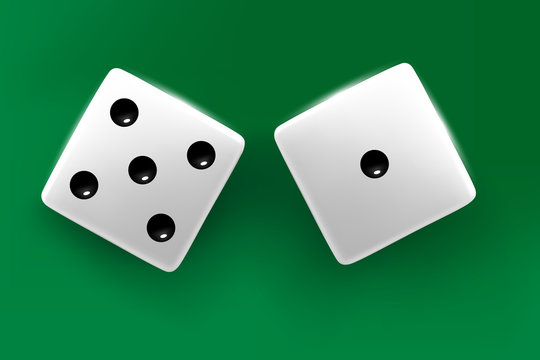
#> input picture lesson7/3.jpg, 540 x 360 px, found by its file name
$ python tamrin3.py
#> lines starting #> are read from the running program, lines starting #| are printed output that depends on the picture
import cv2
import numpy as np
import cv2
import array
img = cv2.imread('3.jpg')
#> img is the input picture: shape (360, 540, 3); mean B, G, R 89.9, 135.2, 52.7
imge = cv2.resize(img, (700, 600))
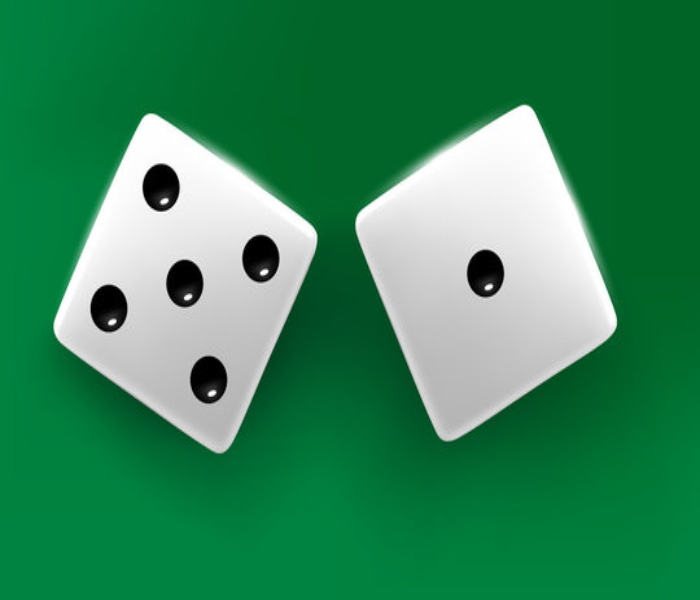
#> imge: shape (600, 700, 3); mean B, G, R 89.9, 135.2, 52.6
h, w = imge.shape[:2]
#> h = 600; w = 700
center = w/2, h/2
#> center = (350, 300)
img2 = cv2.getRotationMatrix2D(center, 180, 1)
imgr = cv2.warpAffine(imge, img2, (w, h))
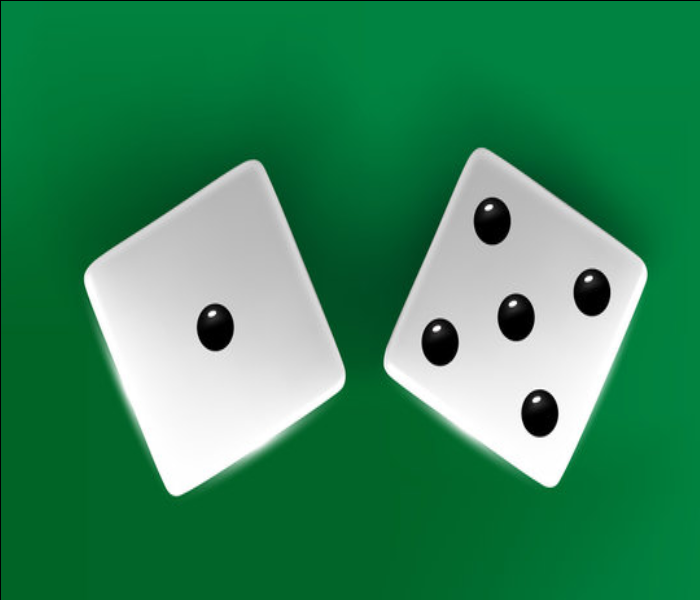
#> imgr: shape (600, 700, 3); mean B, G, R 89.7, 134.8, 52.6
cv2.imshow('result', imgr)
cv2.waitKey()

$ run again, with lesson7/0.jpg copied over lesson7/3.jpg
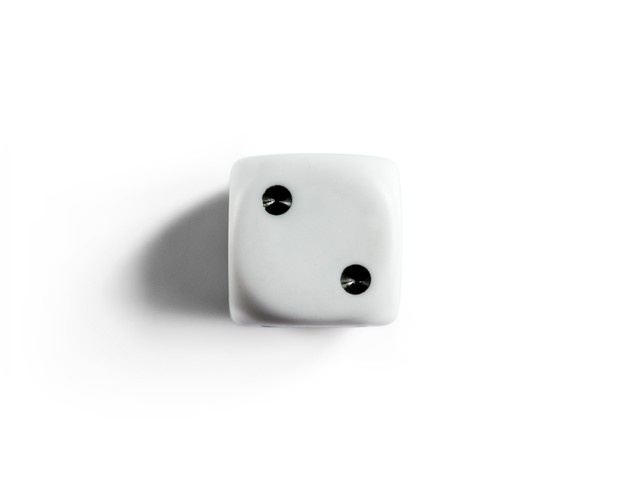
#> input picture lesson7/0.jpg, 626 x 478 px, found by its file name
#> img is the input picture: shape (478, 626, 3); mean B, G, R 243.9, 244, 243.8
#> `imge = cv2.resize(img, (700, 600))`:
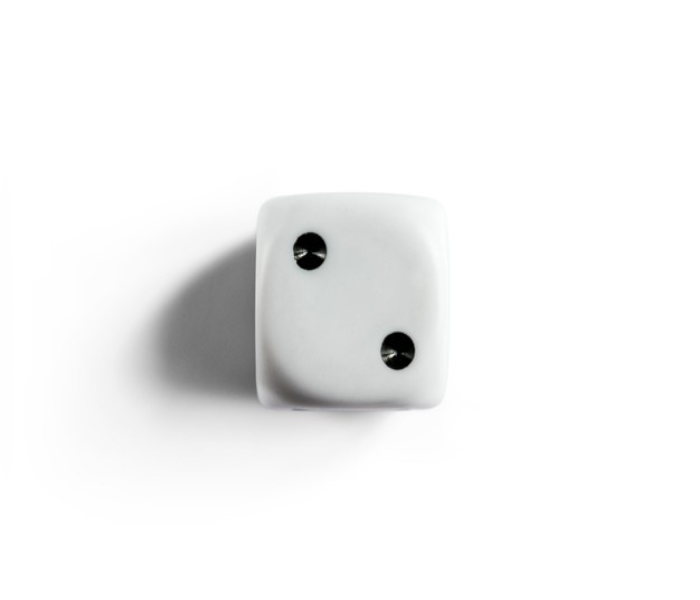
#> imge: shape (600, 700, 3); mean B, G, R 243.9, 244, 243.8
#> `imgr = cv2.warpAffine(imge, img2, (w, h))`:
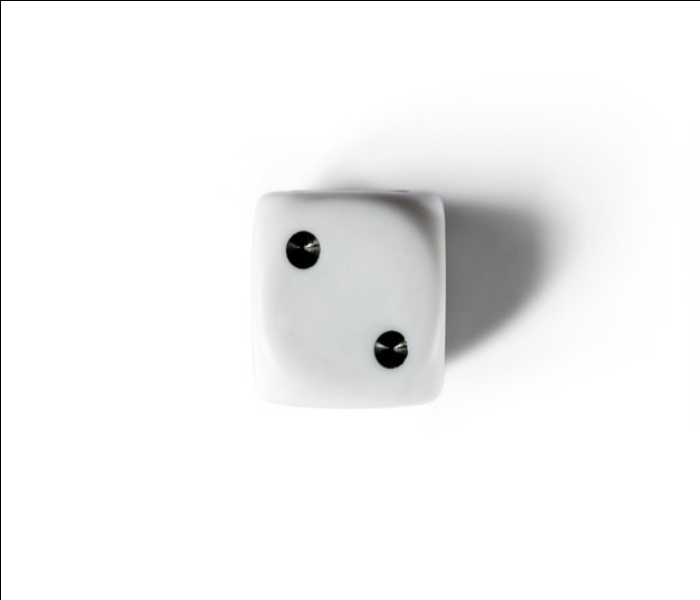
#> imgr: shape (600, 700, 3); mean B, G, R 243.1, 243.2, 243

$ run again, with lesson7/1.jpg copied over lesson7/3.jpg
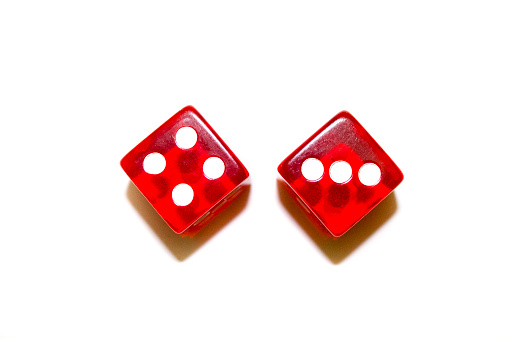
#> input picture lesson7/1.jpg, 509 x 339 px, found by its file name
#> img is the input picture: shape (339, 509, 3); mean B, G, R 225.7, 226.9, 247.3
#> `imge = cv2.resize(img, (700, 600))`:
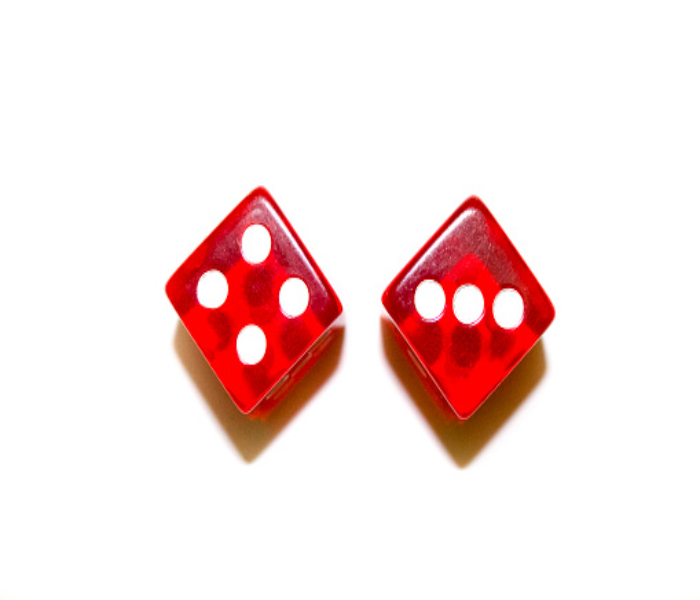
#> imge: shape (600, 700, 3); mean B, G, R 225.7, 226.9, 247.2
#> `imgr = cv2.warpAffine(imge, img2, (w, h))`:
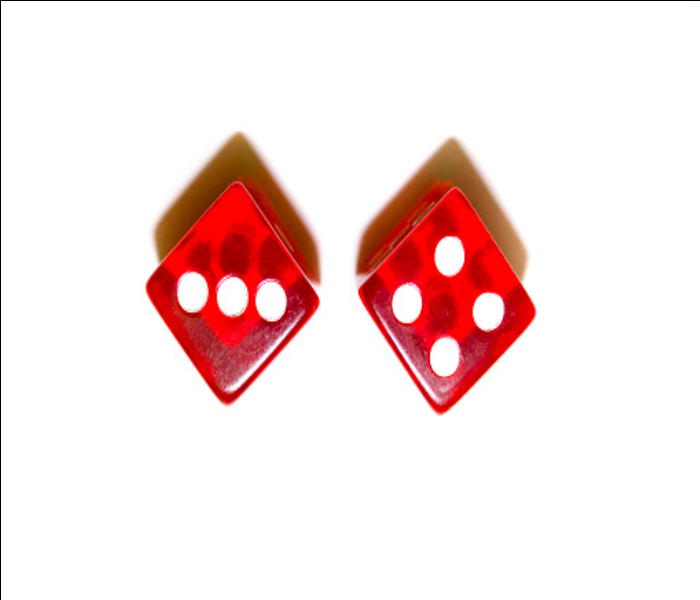
#> imgr: shape (600, 700, 3); mean B, G, R 224.9, 226.1, 246.5

$ run again, with lesson7/2.jpg copied over lesson7/3.jpg
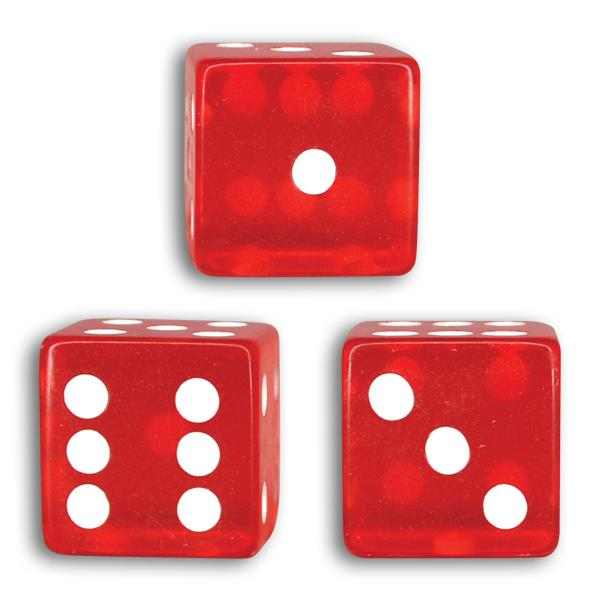
#> input picture lesson7/2.jpg, 600 x 600 px, found by its file name
#> img is the input picture: shape (600, 600, 3); mean B, G, R 167.5, 166.7, 230.6
#> `imge = cv2.resize(img, (700, 600))`:
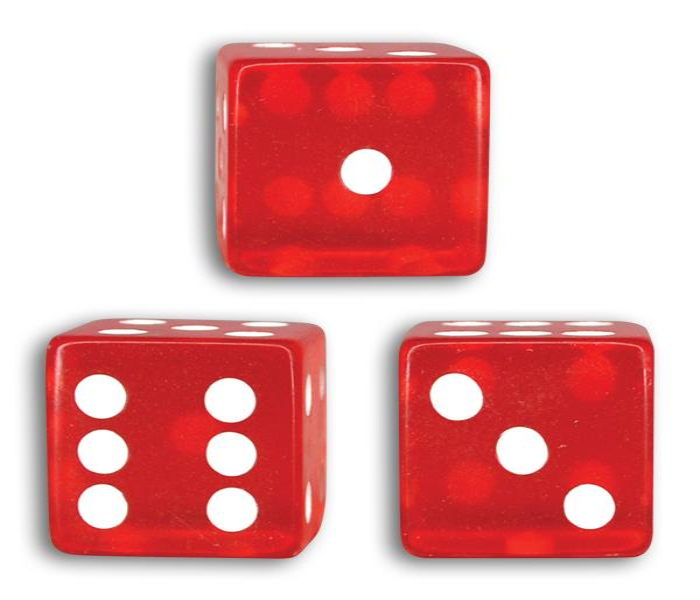
#> imge: shape (600, 700, 3); mean B, G, R 167.5, 166.8, 230.6
#> `imgr = cv2.warpAffine(imge, img2, (w, h))`:
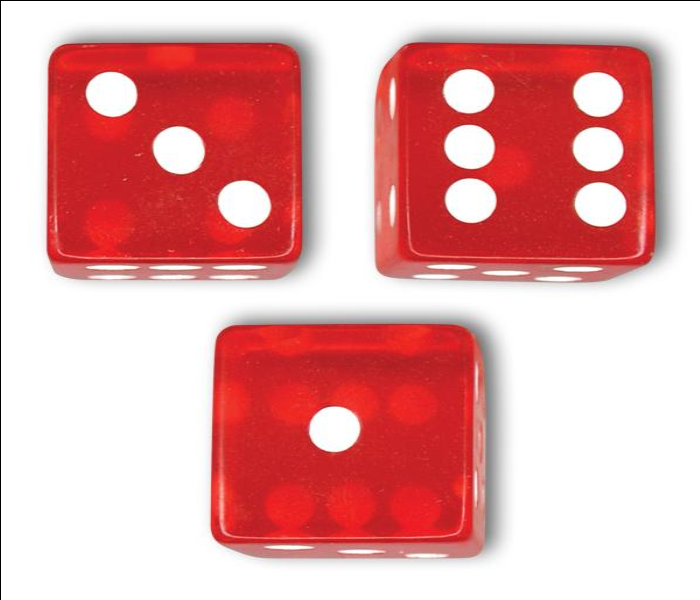
#> imgr: shape (600, 700, 3); mean B, G, R 166.7, 166, 229.8
